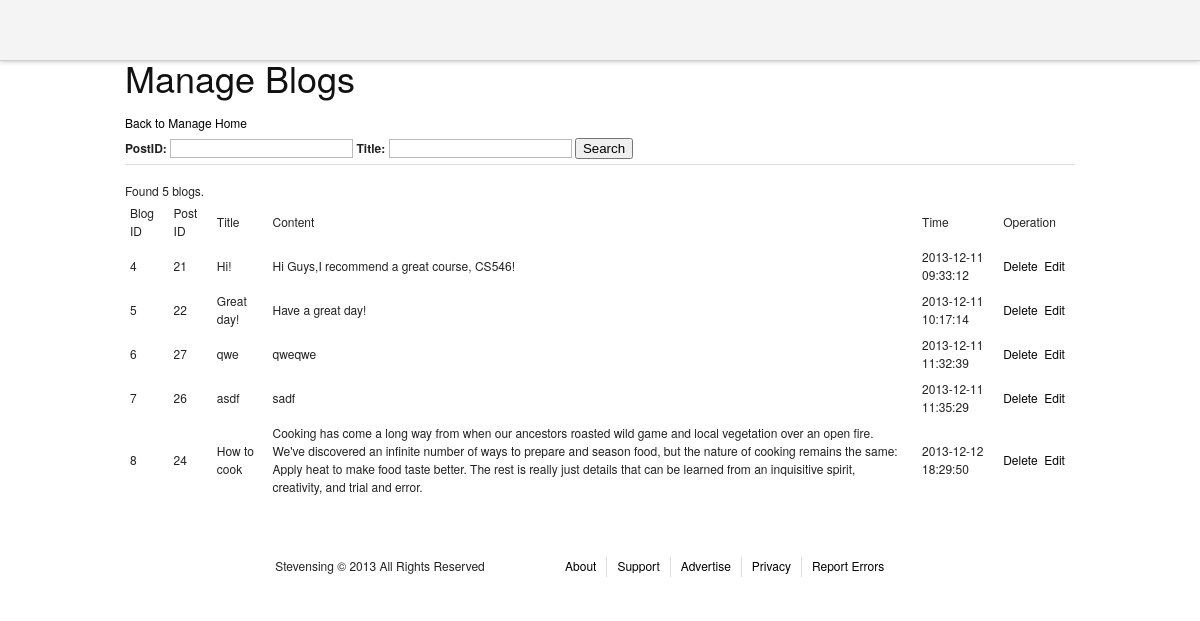
The app's page /admin/manageblogs.php with its own data.
### tables this page shows
CREATE TABLE `blogs` (
  `blog_id` int(11) NOT NULL AUTO_INCREMENT,
  `user_id` int(11) NOT NULL,
  `title` varchar(200) NOT NULL,
  `content` text NOT NULL,
  `timestamp` timestamp NOT NULL DEFAULT CURRENT_TIMESTAMP ON UPDATE CURRENT_TIMESTAMP,
  PRIMARY KEY (`blog_id`),
  KEY `user_id` (`user_id`),
  CONSTRAINT `blogs_ibfk_2` FOREIGN KEY (`user_id`) REFERENCES `users` (`user_id`) ON DELETE CASCADE
);

### admin/manageblogs.php (the view, shortened to what this page needs)
<?php
include "header.php";
include "../mysqli_connection.php";
?>
<div>
<h1>Manage Blogs</h1>
<a href = "adminhome.php">Back to Manage Home</a>
</div>
<div>
<form action = "#" method = "GET">
<label for = "user_id">PostID: </label>
<input type = "text" name = "user_id" value = "<?php echo isset($_GET['user_id'])?$_GET['user_id']:"";?>" />
<label for = "title">Title: </label>
<input type = "text" name = "title" value = "<?php echo isset($_GET['title'])?$_GET['title']:"";?>" />
<input type = "submit" value = "Search" />
</form>
</div>
<hr />
<div>
<table>
<thead >
<td>Blog ID</td><td>Post ID</td><td>Title</td><td>Content</td><td>Time</td><td>Operation</td>
</thead>
<tbody>
<?php
$filter = "true";
$perNumber = 25;
if(isset($_GET['page']))$page = $_GET['page'];
else $page=1;
$count = $mysqli->query("select count(*) from blogs WHERE " . $filter . ";");
$rs = mysqli_fetch_array($count);
$totalNumber = $rs[0];
if ($totalNumber == 0){
        echo "<div><font color='red'>No result!</font></div>";
}
else{
        echo "<div>Found " . $totalNumber. " blogs.</div>";
}
$startCount = ($page - 1) * $perNumber;
$result = $mysqli->query("select * from blogs WHERE (" . $filter .") LIMIT $startCount, $perNumber");
if ($result){
        while ($row = mysqli_fetch_array($result)){
?>
<tr>
<td><?php echo $row["blog_id"];?></td>
<td><?php echo $row["user_id"];?></td>
<td><?php echo $row["title"];?></td>
<td><?php echo $row["content"];?></td>
<td><?php echo $row["timestamp"];?></td>
<td><a href="javascript:" onclick = "show_delete_yes(this,<?php echo $row['blog_id'];?>);" >Delete</a>&nbsp&nbsp<a href="editstatus.php?id=<?php echo $row['blog_id'];?>">Edit</a></td>
</tr>
</tbody>
<?php
        }
 }
?>
</table>
</div>
<?php
include "footer.php";

### stylesheets/screen.css (style rules this page uses)
html { margin:0;padding:0;border:0; }
body, div, span, object, iframe, h1, h2, h3, h4, h5, h6, p, blockquote, pre, a, abbr, acronym, address, code, del, dfn, em, img, q, dl, dt, dd, ol, ul, li, fieldset, form, label, legend, table, caption, tbody, tfoot, thead, tr, th, td, article, aside, dialog, figure, footer, header, hgroup, nav, section { margin:0;padding:0;border:0;font-size:100%;font:inherit;vertical-align:baseline; }
body { line-height:1.5;background:white; }
table { border-collapse:separate;border-spacing:0; }
caption, th, td { text-align:left;font-weight:normal;float:none !important; }
table, th, td { vertical-align:middle; }
html { font-size:100.01%; }
body { font-size:75%;color:#222;background:#fff;font-family:"Helvetica Neue", Arial, Helvetica, sans-serif; }
h1, h2, h3, h4, h5, h6 { font-weight:normal;color:#111; }
h1 { font-size:3em;line-height:1;margin-bottom:0.5em; }
a { color:#06c;text-decoration:underline; }
table { margin-bottom:1.4em;width:100%; }
th, td, caption { padding:4px 10px 4px 5px; }
label { font-weight:bold; }
input[type=text], input[type=password], input[type=url], input[type=email], input.text, input.title, textarea { background-color:#fff;border:1px solid #bbb;color:#000; }
input[type=text], input[type=password], input[type=url], input[type=email], input.text, input.title, textarea, select { margin:0.5em 0; }
hr { background:#ddd;color:#ddd;clear:both;float:none;width:100%;height:1px;margin:0 0 17px;border:none; }

### stylesheets/common.css (style rules this page uses)
body { font-family: 'Helvetica Neue', Helvetica, Arial, 'lucida grande',tahoma,verdana,arial,sans-serif; }
a, a:hover, a:visited, a:link { color: #000; text-decoration: none; }

### records on screen
blogs: blog_id "4", user "21", title "Hi!", content "Hi Guys,I recommend a great course, CS546!", timestamp "2013-12-11 09:33:12"
blogs: blog_id "5", user "22", title "Great day!", content "Have a great day!", timestamp "2013-12-11 10:17:14"
blogs: blog_id "6", user "27", title "qwe", content "qweqwe", timestamp "2013-12-11 11:32:39"
blogs: blog_id "7", user "26", title "asdf", content "sadf", timestamp "2013-12-11 11:35:29"
blogs: blog_id "8", user "24", title "How to cook", content "Cooking has come a long way from when our ancestors roasted wild game and local vegetation over an open fire. We've discovered an infinite number of ways to prepare and season food, but the nature of cooking remains the same: Apply heat to make food taste better. The rest is really just details that can be learned from an inquisitive spirit, creativity, and trial and error.", timestamp "2013-12-12 18:29:50"

### other values on screen
$totalNumber "5"
